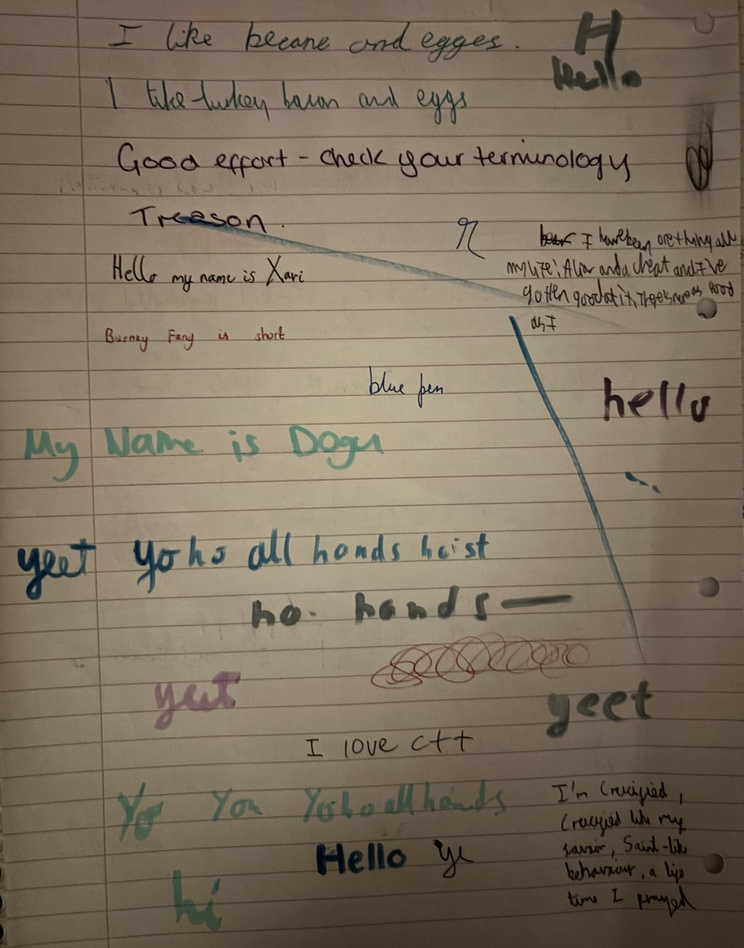
#> input picture Backend/test_images/bad_lighting.jpeg, 744 x 948 px, shrunk from 2791 x 3557 before the run
$ python -i img_preproccessing.py   (imports and definitions only)
#> lines starting #> are read from the running program, lines starting #| are printed output that depends on the picture; after the words box and inside, x2 and y2 are one past the last pixel; in counts of white or black regions, pixels touching at a corner belong together
import cv2

#init image
#Greyscale img
#Threshold it
#Normalise the image

def IMG_Preproccess(filePath):
    '''
    Docstring for IMG_Preproccess:
    To preproccess uploaded images to refine them before the OCR model starts proccessing them
    :param filePath: Pass in the file path to the img to be proccessed
    '''
#> called with filePath = 'test_images/bad_lighting.jpeg'

    #load the image
    img = cv2.imread(filePath)
#> img is the input picture: shape (948, 744, 3); mean B, G, R 96.1, 113.6, 125.1

    #greyscale it
    greyImg = cv2.cvtColor(img, cv2.COLOR_BGR2GRAY)
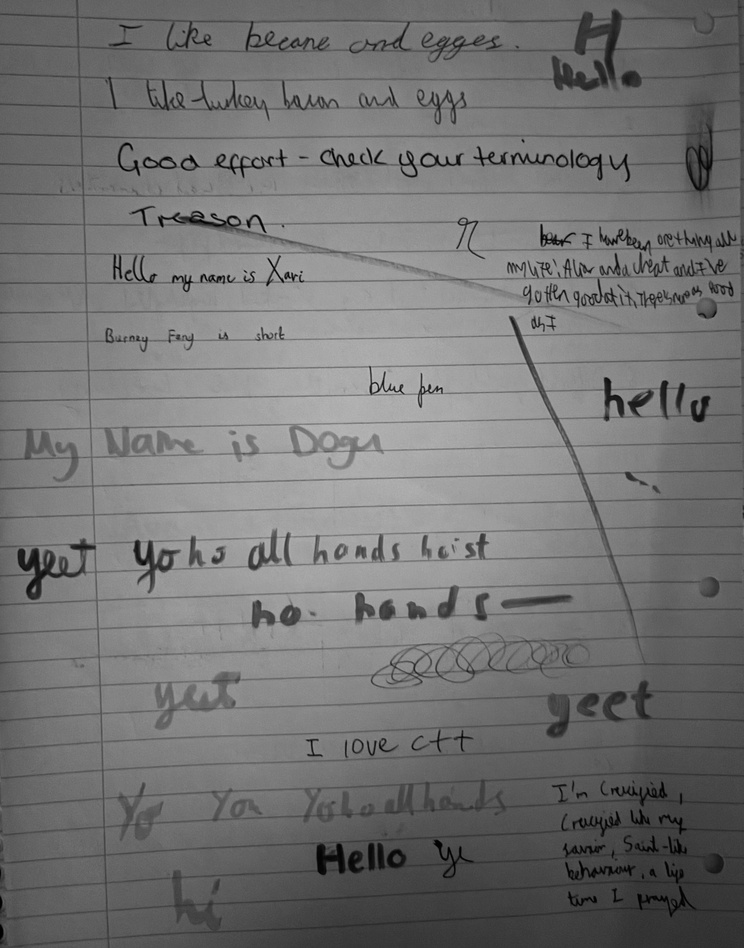
#> greyImg: shape (948, 744); min 0, max 194, mean 115

    #apply gaussian blur to handle bad strokes to make everything look uniform
    blurImg = cv2.GaussianBlur(greyImg, (5, 5), 0)

    #Apply adaptive threshold
    threshImg = cv2.adaptiveThreshold(blurImg, 255, cv2.ADAPTIVE_THRESH_GAUSSIAN_C, cv2.THRESH_BINARY_INV, 31, 10)
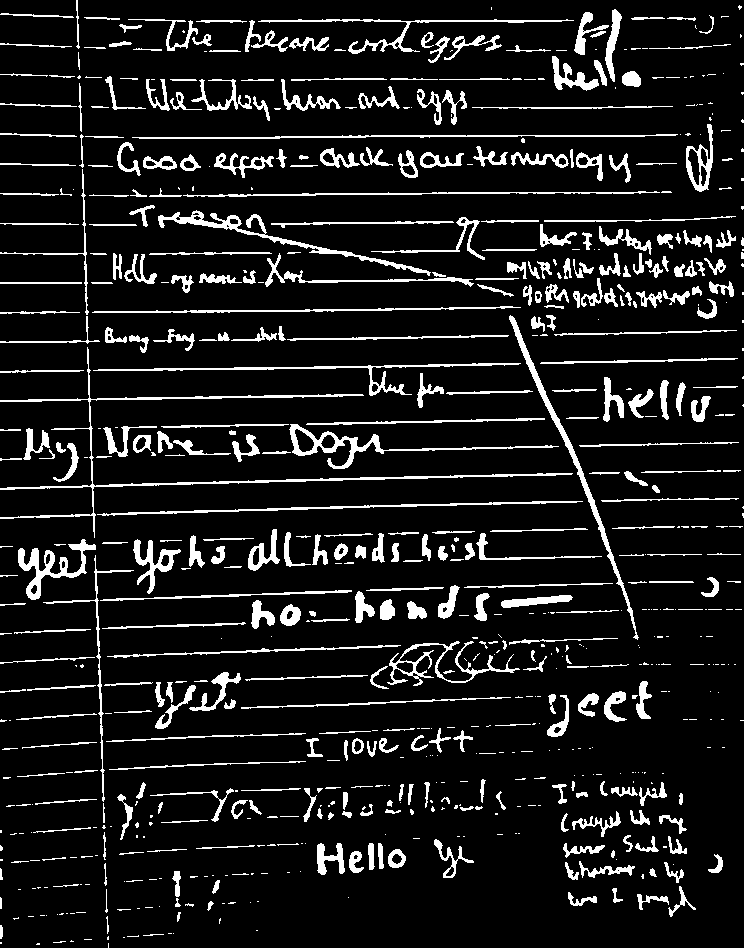
#> threshImg: shape (948, 744); 10.4% white; 725 white regions (333 under 20 px), largest, box (x1, y1, x2, y2) and area: (0, 347, 573, 538) 2790, (509, 315, 639, 640) 1687, (158, 210, 431, 276) 1582

    cv2.imwrite(filePath, threshImg)

>>> result = IMG_Preproccess('test_images/bad_lighting.jpeg')
